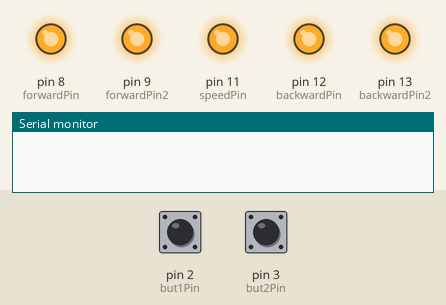
Recording of a sketch running on a simulated Arduino Uno, built with avr-gcc and run on an emulated ATmega328P. Parts: output pins drawn as LEDs (lit = HIGH), the last lines printed to the serial monitor. Inputs (shaded band) come from the test bench; at power-on: pin 2 (but1Pin) HIGH, pin 3 (but2Pin) HIGH.

Above: at 1.2 s.
1.3 s: pin 2 (but1Pin) pulled LOW for 0.15 s
At 1.37 s:
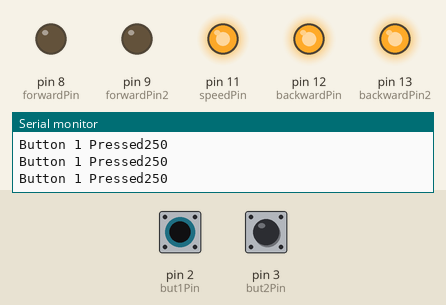
2.9 s: pin 3 (but2Pin) pulled LOW for 0.15 s
At 2.98 s:
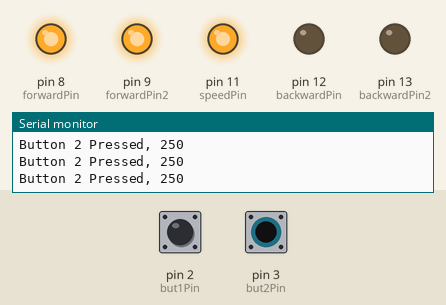
4.5 s: pin 3 (but2Pin) pulled LOW for 3.2 s
At 8.7 s:
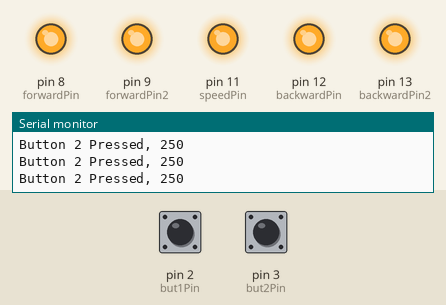
9.2 s: pin 2 (but1Pin) pulled LOW for 3.2 s
At 9.5 s:
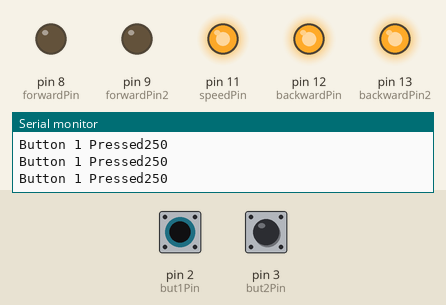
13.9 s: pin 2 (but1Pin) driven LOW and pin 3 (but2Pin) driven LOW
At 14.3 s:
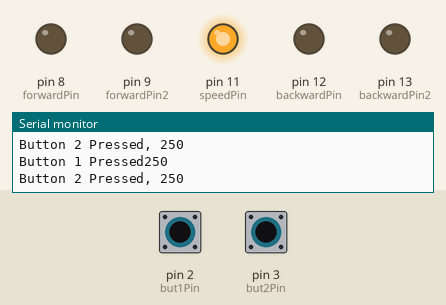
15.4 s: pin 2 (but1Pin) driven HIGH
At 16.4 s:
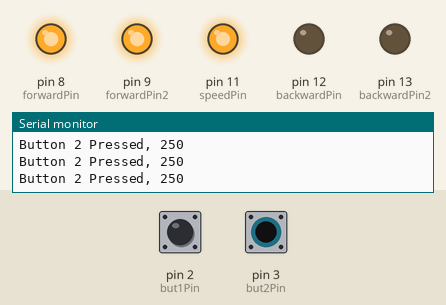
Timing chart, 0 to 18.4 s (numbered marks = the images above; inputs shaded):
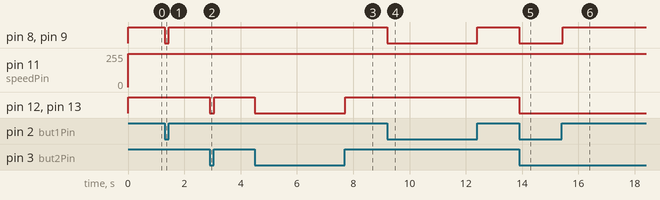

Measured:
- after the input at 1.3 s, pin 8 (forwardPin), pin 9 (forwardPin2): HIGH → LOW at once, → HIGH 0.15 s later
- after the input at 2.9 s, pin 12 (backwardPin), pin 13 (backwardPin2): HIGH → LOW at once, → HIGH 0.17 s later
- after the input at 4.5 s, pin 12 (backwardPin), pin 13 (backwardPin2): HIGH → LOW at once, → HIGH 3.2 s later
- after the input at 9.2 s, pin 8 (forwardPin), pin 9 (forwardPin2): HIGH → LOW at once, → HIGH 3.2 s later
- after the input at 13.9 s, pin 8 (forwardPin), pin 9 (forwardPin2), pin 12 (backwardPin), pin 13 (backwardPin2): HIGH → LOW at once
- after the input at 15.4 s, pin 8 (forwardPin), pin 9 (forwardPin2): LOW → HIGH at once

The sketch:

propellors_be_spinnin.ino
```cpp
// C++ code
// declare variables
const int forwardPin = 8;
const int backwardPin = 12;
const int forwardPin2 = 9;
const int backwardPin2 = 13;
const int DelayTime = 2000;
const int but1Pin = 2;
const int but2Pin = 3;
const int speedPin = 11;
int but1;
int but2;
int pot;
int speed;

void setup()
{
  Serial.begin(9600);
  pinMode(forwardPin, OUTPUT);
  pinMode(backwardPin, OUTPUT);
  pinMode(forwardPin2, OUTPUT);
  pinMode(backwardPin2, OUTPUT);
  pinMode(but1Pin, INPUT_PULLUP);
  pinMode(but2Pin, INPUT_PULLUP);
}

void loop()
{
  but1 = digitalRead(but1Pin);
  but2 = digitalRead(but2Pin);

  speed = 250;
  analogWrite(speedPin,speed);


  if(but1 == LOW){
    digitalWrite(forwardPin,LOW);
    digitalWrite(forwardPin2,LOW);
    Serial.print("Button 1 Pressed");
    Serial.print(speed);
    Serial.println();
  }
  else{
    digitalWrite(forwardPin,HIGH);
    digitalWrite(forwardPin2,HIGH);
  }
  if(but2 == LOW){
    digitalWrite(backwardPin,LOW);
    digitalWrite(backwardPin2,LOW);
    Serial.print("Button 2 Pressed, ");
    Serial.print(speed);
    Serial.println();
  }
  else{
    digitalWrite(backwardPin,HIGH);
    digitalWrite(backwardPin2,HIGH);
  }


}
```
